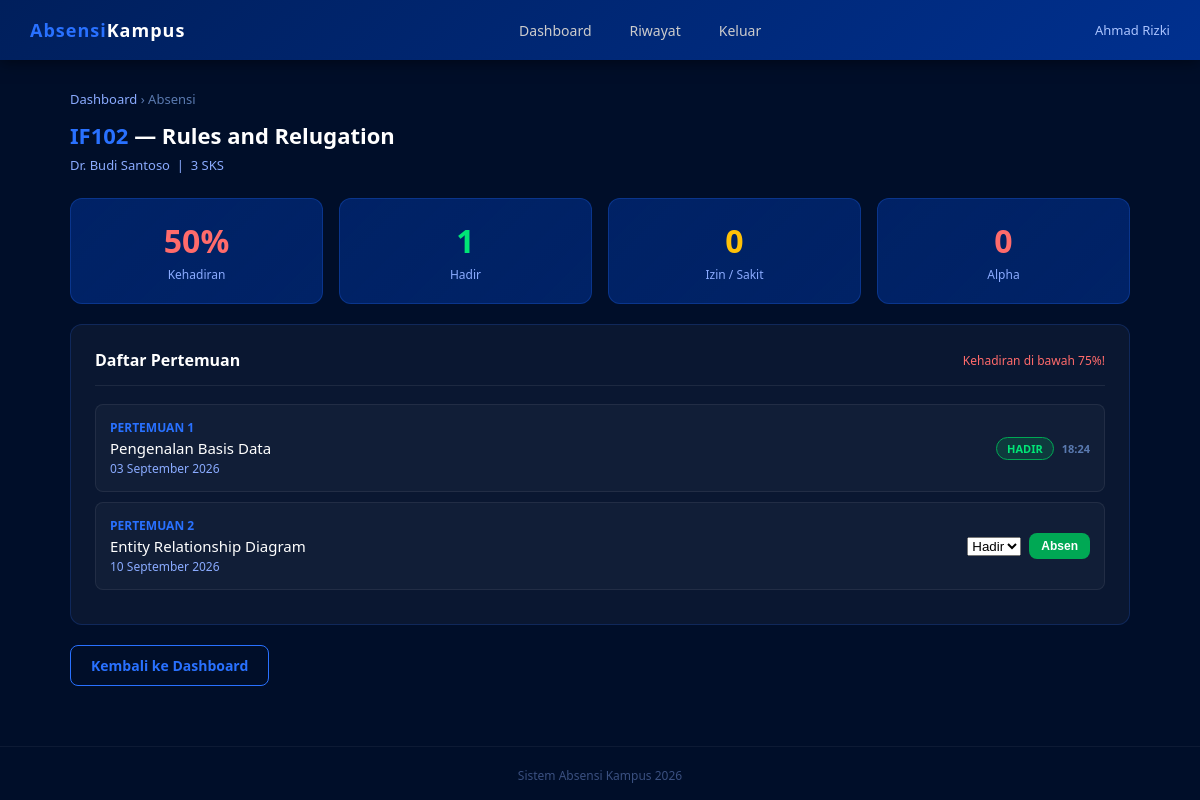
The page /absensi.php?mk_id=2 (signed in) on the database its author committed.
### tables this page shows
CREATE TABLE enrollment (
    id INT AUTO_INCREMENT PRIMARY KEY,
    mahasiswa_id INT NOT NULL,
    mata_kuliah_id INT NOT NULL,
    FOREIGN KEY (mahasiswa_id) REFERENCES users(id),
    FOREIGN KEY (mata_kuliah_id) REFERENCES mata_kuliah(id)
);

CREATE TABLE mata_kuliah (
    id INT AUTO_INCREMENT PRIMARY KEY,
    kode_mk VARCHAR(10) UNIQUE NOT NULL,
    nama_mk VARCHAR(100) NOT NULL,
    sks INT DEFAULT 2,
    dosen_id INT,
    semester VARCHAR(10),
    created_at TIMESTAMP DEFAULT CURRENT_TIMESTAMP,
    FOREIGN KEY (dosen_id) REFERENCES users(id)
);

CREATE TABLE users (
    id INT AUTO_INCREMENT PRIMARY KEY,
    nim_nip VARCHAR(20) UNIQUE NOT NULL,
    nama VARCHAR(100) NOT NULL,
    password VARCHAR(255) NOT NULL,
    role ENUM('mahasiswa', 'dosen') DEFAULT 'mahasiswa',
    created_at TIMESTAMP DEFAULT CURRENT_TIMESTAMP
);

CREATE TABLE absensi (
    id INT AUTO_INCREMENT PRIMARY KEY,
    mahasiswa_id INT NOT NULL,
    pertemuan_id INT NOT NULL,
    status_hadir ENUM('hadir', 'izin', 'sakit', 'alpha') DEFAULT 'hadir',
    waktu_absen TIMESTAMP DEFAULT CURRENT_TIMESTAMP,
    FOREIGN KEY (mahasiswa_id) REFERENCES users(id),
    FOREIGN KEY (pertemuan_id) REFERENCES pertemuan(id),
    UNIQUE KEY unik_absen (mahasiswa_id, pertemuan_id)
);

CREATE TABLE pertemuan (
    id INT AUTO_INCREMENT PRIMARY KEY,
    mata_kuliah_id INT NOT NULL,
    pertemuan_ke INT NOT NULL,
    topik VARCHAR(200),
    tanggal DATE NOT NULL,
    status ENUM('aktif', 'selesai') DEFAULT 'aktif',
    FOREIGN KEY (mata_kuliah_id) REFERENCES mata_kuliah(id)
);

### absensi.php (the view, shortened to what this page needs)
<?php
require_once 'config.php';
$mahasiswa_id = $_SESSION['user_id'];
$mk_id = intval($_GET['mk_id'] ?? 0);
$cek = mysqli_fetch_assoc(mysqli_query($conn,
    "SELECT e.*, mk.nama_mk, mk.kode_mk, mk.sks, u.nama AS nama_dosen
     FROM enrollment e
     JOIN mata_kuliah mk ON e.mata_kuliah_id = mk.id
     JOIN users u ON mk.dosen_id = u.id
     WHERE e.mahasiswa_id = $mahasiswa_id AND e.mata_kuliah_id = $mk_id"
));
$sql_pertemuan = "
    SELECT p.*,
           a.id AS absen_id,
           a.status_hadir,
           a.waktu_absen
    FROM pertemuan p
    LEFT JOIN absensi a ON a.pertemuan_id = p.id AND a.mahasiswa_id = $mahasiswa_id
    WHERE p.mata_kuliah_id = $mk_id
    ORDER BY p.pertemuan_ke ASC
";
$daftar_pertemuan = mysqli_query($conn, $sql_pertemuan);
$sql_rekap = "
    SELECT
        COUNT(*) AS total,
        SUM(CASE WHEN a.status_hadir = 'hadir' THEN 1 ELSE 0 END) AS hadir,
        SUM(CASE WHEN a.status_hadir = 'izin'  THEN 1 ELSE 0 END) AS izin,
        SUM(CASE WHEN a.status_hadir = 'sakit' THEN 1 ELSE 0 END) AS sakit,
        SUM(CASE WHEN a.status_hadir = 'alpha' THEN 1 ELSE 0 END) AS alpha
    FROM pertemuan p
    LEFT JOIN absensi a ON a.pertemuan_id = p.id AND a.mahasiswa_id = $mahasiswa_id
    WHERE p.mata_kuliah_id = $mk_id
";
$rekap = mysqli_fetch_assoc(mysqli_query($conn, $sql_rekap));
$persen = $rekap['total'] > 0 ? round(($rekap['hadir'] / $rekap['total']) * 100) : 0;
?>
<!DOCTYPE html>
<html lang="id">
<head>
    <link rel="stylesheet" href="style.css">
</head>
<body>
<nav class="navbar">
    <div class="logo"><span>Absensi</span>Kampus</div>
    <div class="nav-links">
        <a href="dashboard_mahasiswa.php">Dashboard</a>
        <a href="riwayat_absensi.php">Riwayat</a>
        <a href="logout.php">Keluar</a>
    </div>
    <div class="user-info"><?= htmlspecialchars($_SESSION['nama']) ?></div>
</nav>
<div class="container">
    <div style="font-size:13px; color:#5a7ab0; margin-bottom:12px;">
        <a href="dashboard_mahasiswa.php" style="color:#8aabff;">Dashboard</a> &rsaquo; Absensi
    </div>
    <div class="page-title"><span><?= htmlspecialchars($cek['kode_mk']) ?></span> — <?= htmlspecialchars($cek['nama_mk']) ?></div>
    <div class="page-subtitle">
        <?= htmlspecialchars($cek['nama_dosen']) ?> &nbsp;|&nbsp; <?= $cek['sks'] ?> SKS
    </div>
    <div class="stats-grid" style="margin-bottom:20px;">
        <div class="stat-card">
            <div class="number" style="color:<?= $persen >= 75 ? '#00e676' : '#ff6b6b' ?>"><?= $persen ?>%</div>
            <div class="label">Kehadiran</div>
        </div>
        <div class="stat-card">
            <div class="number" style="color:#00e676"><?= $rekap['hadir'] ?></div>
            <div class="label">Hadir</div>
        </div>
        <div class="stat-card">
            <div class="number" style="color:#ffc107"><?= intval($rekap['izin']) + intval($rekap['sakit']) ?></div>
            <div class="label">Izin / Sakit</div>
        </div>
        <div class="stat-card">
            <div class="number" style="color:#ff6b6b"><?= $rekap['alpha'] ?></div>
            <div class="label">Alpha</div>
        </div>
    </div>
    <div class="card">
        <div class="card-header">
            <div class="card-title">Daftar Pertemuan</div>
            <?php if ($persen < 75): ?>
                <span style="font-size:12px; color:#ff6b6b;">Kehadiran di bawah 75%!</span>
            <?php endif; ?>
        </div>
        <?php if (mysqli_num_rows($daftar_pertemuan) == 0): ?>
            <div class="alert alert-info">Belum ada pertemuan yang dibuat oleh dosen.</div>
        <?php else: ?>
            <?php while ($p = mysqli_fetch_assoc($daftar_pertemuan)): ?>
            <div class="pertemuan-item">
                <div class="pertemuan-info">
                    <div class="nomor">PERTEMUAN <?= $p['pertemuan_ke'] ?></div>
                    <div class="topik"><?= htmlspecialchars($p['topik'] ?? 'Tidak ada topik') ?></div>
                    <div class="tanggal"><?= date('d F Y', strtotime($p['tanggal'])) ?></div>
                </div>
                <div>
                    <?php if ($p['absen_id']): ?>
                        <div class="sudah-absen">
                            <span class="badge badge-<?= $p['status_hadir'] ?>">
                                <?= strtoupper($p['status_hadir']) ?>
                            </span>
                            <span style="font-size:11px; color:#5a7ab0;">
                                <?= date('H:i', strtotime($p['waktu_absen'])) ?>
                            </span>
                        </div>
                    <?php elseif ($p['status'] == 'aktif'): ?>
                        <form method="POST" style="display:flex; gap:8px; align-items:center;">
                            <select name="status_hadir" style="width:auto;">
                                <option value="hadir">Hadir</option>
                            </select>
                            <button type="submit" class="btn btn-success btn-sm">Absen</button>
                        </form>
                    <?php else: ?>
                        <span style="font-size:12px; color:#5a7ab0;">Tidak hadir</span>
                        <span class="badge badge-alpha" style="margin-left:6px;">ALPHA</span>
                    <?php endif; ?>
                </div>
            </div>
            <?php endwhile; ?>
        <?php endif; ?>
    </div>
    <a href="dashboard_mahasiswa.php" class="btn btn-outline">Kembali ke Dashboard</a>
</div>
<div class="footer">Sistem Absensi Kampus 2026</div>
</body>
</html>

### style.css (style rules this page uses)
* { margin: 0; padding: 0; box-sizing: border-box; }
body { font-family: "Segoe UI", Arial, sans-serif; background-color: #000e29; color: #fff; min-height: 100vh; }
a { text-decoration: none; color: inherit; }
.navbar { background: linear-gradient(135deg, #001f5c, #00308f); padding: 0 30px; display: flex; justify-content: space-between; align-items: center; height: 60px; box-shadow: 0 2px 15px rgba(0, 0, 0, 0.5); position: sticky; top: 0; z-index: 100; }
.navbar .logo { font-size: 18px; font-weight: 700; color: #fff; letter-spacing: 1px; }
.navbar .logo span { color: #2971ff; }
.navbar .nav-links { display: flex; gap: 10px; align-items: center; }
.navbar .nav-links a { color: #ccc; padding: 6px 14px; border-radius: 6px; font-size: 14px; transition: all 0.2s; }
.navbar .user-info { font-size: 13px; color: #aac4ff; }
.btn { display: inline-block; padding: 10px 20px; border-radius: 8px; border: none; cursor: pointer; font-size: 14px; font-weight: 600; transition: all 0.2s; text-align: center; }
.btn-success { background: #00a854; color: #fff; }
.btn-outline { background: transparent; border: 1px solid #2971ff; color: #2971ff; }
.btn-sm { padding: 6px 12px; font-size: 12px; }
.container { max-width: 1100px; margin: 0 auto; padding: 30px 20px; }
.page-title { font-size: 22px; font-weight: 700; margin-bottom: 6px; color: #fff; }
.page-title span { color: #2971ff; }
.page-subtitle { font-size: 13px; color: #8aabff; margin-bottom: 24px; }
.card { background: rgba(255, 255, 255, 0.04); border: 1px solid rgba(41, 113, 255, 0.2); border-radius: 12px; padding: 24px; margin-bottom: 20px; }
.card-header { display: flex; justify-content: space-between; align-items: center; margin-bottom: 18px; padding-bottom: 14px; border-bottom: 1px solid rgba(255, 255, 255, 0.08); }
.card-title { font-size: 16px; font-weight: 600; color: #fff; }
.stats-grid { display: grid; grid-template-columns: repeat(auto-fit, minmax(180px, 1fr)); gap: 16px; margin-bottom: 24px; }
.stat-card { background: linear-gradient( 135deg, rgba(0, 48, 143, 0.6), rgba(0, 65, 194, 0.4) ); border: 1px solid rgba(41, 113, 255, 0.25); border-radius: 12px; padding: 20px; text-align: center; }
.stat-card .number { font-size: 32px; font-weight: 700; color: #2971ff; }
.stat-card .label { font-size: 12px; color: #8aabff; margin-top: 4px; }
.badge { display: inline-block; padding: 3px 10px; border-radius: 20px; font-size: 11px; font-weight: 600; }
.badge-hadir { background: rgba(0, 168, 84, 0.2); color: #00e676; border: 1px solid #00a854; }
.pertemuan-item { display: flex; justify-content: space-between; align-items: center; padding: 14px; background: rgba(255, 255, 255, 0.03); border: 1px solid rgba(255, 255, 255, 0.07); border-radius: 8px; margin-bottom: 10px; transition: background 0.2s; }
.pertemuan-item .pertemuan-info .nomor { font-size: 12px; color: #2971ff; font-weight: 700; }
.pertemuan-item .pertemuan-info .topik { font-size: 15px; font-weight: 500; color: #fff; margin: 2px 0; }
.pertemuan-item .pertemuan-info .tanggal { font-size: 12px; color: #8aabff; }
.sudah-absen { display: flex; align-items: center; gap: 8px; color: #00e676; font-size: 13px; font-weight: 600; }
.footer { text-align: center; padding: 20px; font-size: 12px; color: #3a5080; margin-top: 30px; border-top: 1px solid rgba(255, 255, 255, 0.05); }

### rows shown on the page
enrollment: mata_kuliah.kode_mk "IF102", mata_kuliah.nama_mk "Rules and Relugation", users.nama "Dr. Budi Santoso", mata_kuliah.sks "3"
absensi: pertemuan.pertemuan_ke "1", pertemuan.topik "Pengenalan Basis Data", pertemuan.tanggal "03 September 2026", status_hadir "HADIR", waktu_absen "18:24"
pertemuan: pertemuan_ke "2", topik "Entity Relationship Diagram", tanggal "10 September 2026"

### other values the page prints
$_SESSION['nama'] "Ahmad Rizki"
$persen "50"
$rekap['hadir'] "1"
intval($rekap['izin']) + intval($rekap['sakit']) "0"
$rekap['alpha'] "0"
